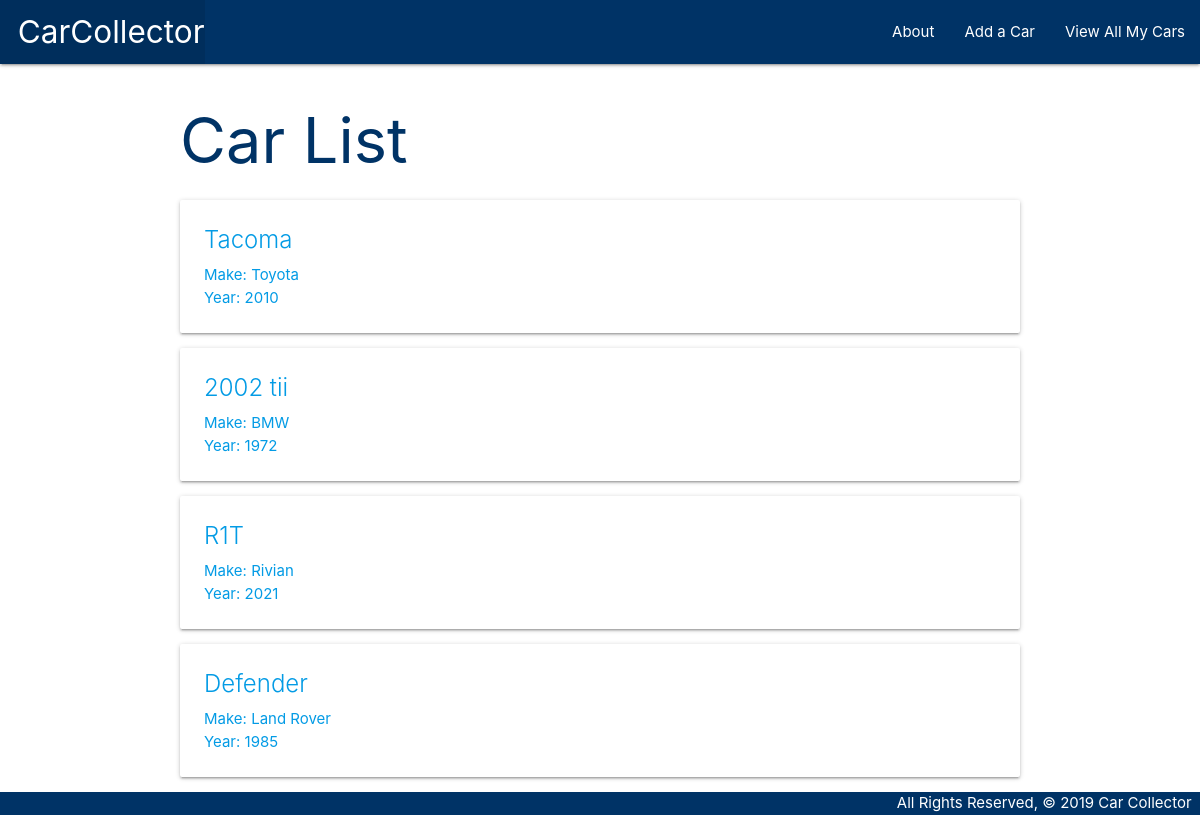
The page /cars/ on the database as committed earlier.
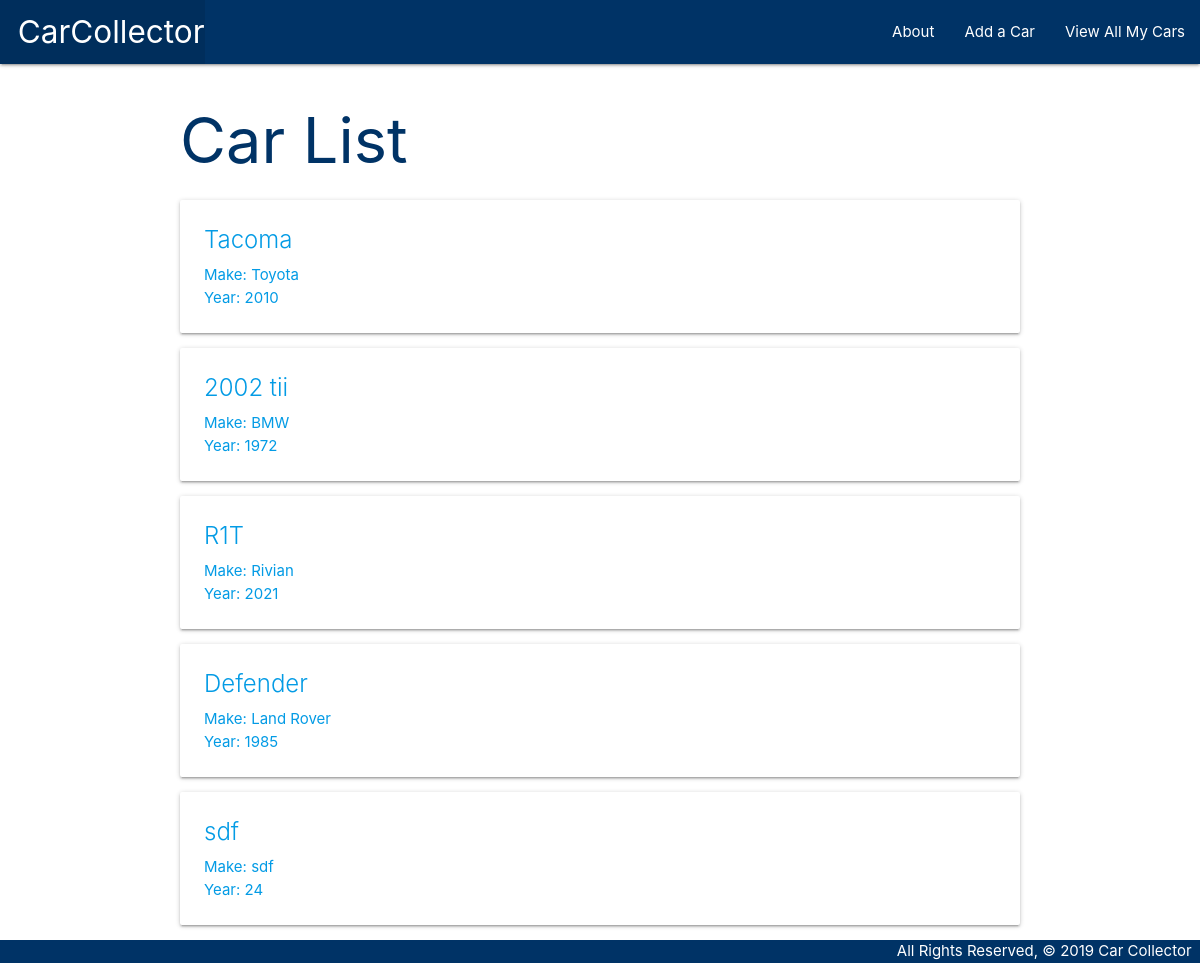
The same page on the database as committed later.
### main_app/models.py (models this page shows, shortened)
class Car(models.Model):
    make = models.CharField(max_length=50)
    model = models.CharField(max_length=50)
    year = models.IntegerField()

### main_app/views.py (the view)
# urls.py: path('cars/', views.cars_index, name='index'),
def cars_index(request):
    cars = Car.objects.all()
    return render(request, 'cars/index.html', { 'cars': cars })

### main_app/templates/cars/index.html
{% extends 'base.html' %}
{% block content %}
<h1>Car List</h1>
{% for car in cars %}
  <div class="card">
    <a href="{% url 'detail' car.id %}">
        <div class="card-content">
            <span class="card-title">{{ car.model }}</span>
            <p>Make: {{ car.make }}</p>
            <p>Year: {{ car.year }}</p>
        </div>
    </a>
  </div>
{% endfor %}
{% endblock %}

Rows that differ between the two databases and show on the page:
added Car: model "sdf", make "sdf", year "24"
